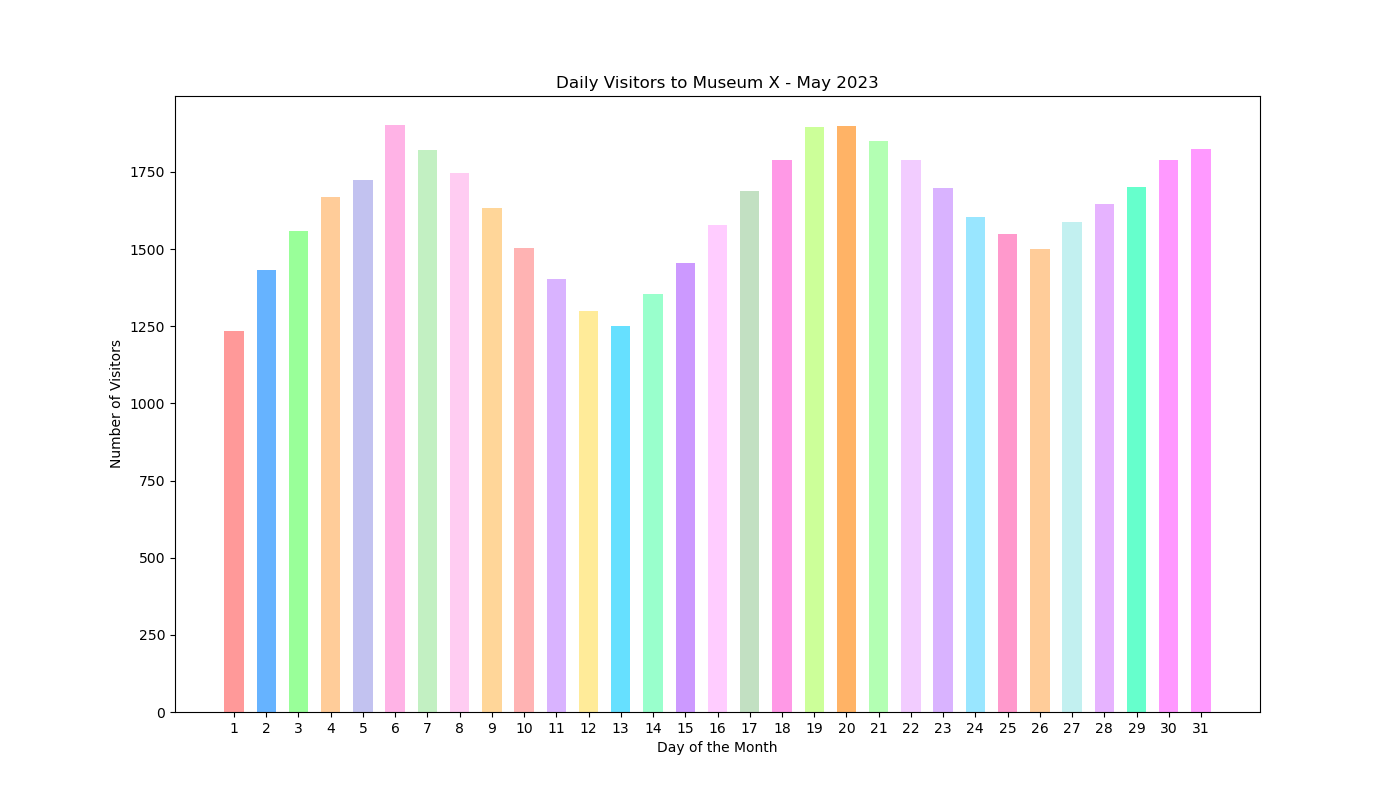

Write the Python code that produced this figure.

import matplotlib.pyplot as plt

# Data
days = [str(day) for day in range(1, 32)]
visitors = [1234, 1432, 1560, 1670, 1723, 1901, 1820, 1745, 1634, 1502, 1403, 1300, 1250, 1354, 1456, 1578, 1689, 1790, 1895, 1900, 1850, 1789, 1698, 1604, 1550, 1500, 1589, 1645, 1701, 1789, 1823]

# Creating the figure and specifying figure size
plt.figure(figsize=(14, 8))

# Creating the bar chart as a vertical chart
plt.bar(days, visitors, width=0.6, color=['#ff9999', '#66b3ff', '#99ff99', '#ffcc99', '#c2c2f0', '#ffb3e6', '#c2f0c2', '#ffccf2', '#ffd699', '#ffb3b3', '#d9b3ff', '#ffeb99', '#66e0ff', '#99ffcc', '#cc99ff', '#ffccff', '#c2e0c2', '#ff99e6', '#ccff99', '#ffb366', '#b3ffb3', '#f2ccff', '#d9b3ff', '#99e6ff', '#ff99cc', '#ffcc99', '#c2f0f0', '#e6b3ff', '#66ffcc', '#ff99ff', '#ff99ff'])

# Adding labels and title
plt.xlabel('Day of the Month')
plt.ylabel('Number of Visitors')
plt.title('Daily Visitors to Museum X - May 2023')

# Show the plot
plt.show()
